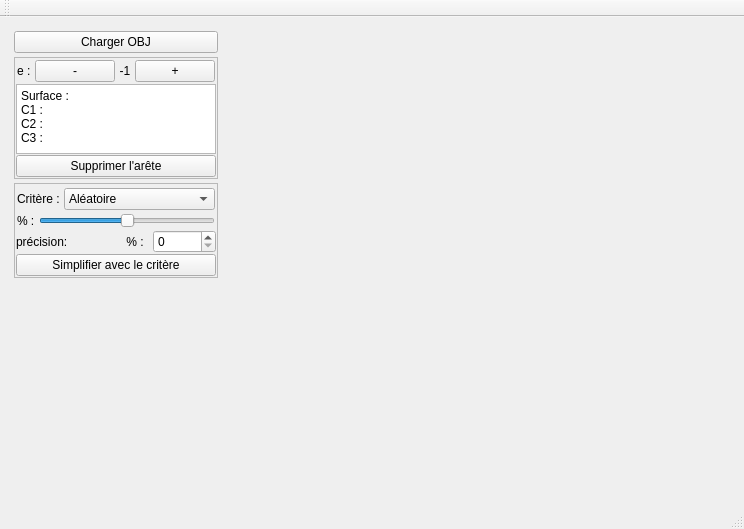
<?xml version="1.0" encoding="UTF-8"?>
<ui version="4.0">
 <class>MainWindow</class>
 <widget class="QMainWindow" name="MainWindow">
  <property name="geometry">
   <rect>
    <x>0</x>
    <y>0</y>
    <width>744</width>
    <height>529</height>
   </rect>
  </property>
  <property name="windowTitle">
   <string>MainWindow</string>
  </property>
  <widget class="QWidget" name="centralWidget">
   <layout class="QHBoxLayout" name="horizontalLayout">
    <item>
     <widget class="QWidget" name="widget_2" native="true">
      <property name="sizePolicy">
       <sizepolicy hsizetype="Maximum" vsizetype="Preferred">
        <horstretch>150</horstretch>
        <verstretch>0</verstretch>
       </sizepolicy>
      </property>
      <property name="minimumSize">
       <size>
        <width>150</width>
        <height>0</height>
       </size>
      </property>
      <layout class="QVBoxLayout" name="verticalLayout">
       <property name="spacing">
        <number>4</number>
       </property>
       <property name="leftMargin">
        <number>3</number>
       </property>
       <property name="topMargin">
        <number>3</number>
       </property>
       <property name="rightMargin">
        <number>3</number>
       </property>
       <property name="bottomMargin">
        <number>3</number>
       </property>
       <item>
        <widget class="QPushButton" name="pushButton_chargement">
         <property name="minimumSize">
          <size>
           <width>200</width>
           <height>0</height>
          </size>
         </property>
         <property name="text">
          <string>Charger OBJ</string>
         </property>
        </widget>
       </item>
       <item>
        <widget class="QFrame" name="frame">
         <property name="frameShape">
          <enum>QFrame::StyledPanel</enum>
         </property>
         <property name="frameShadow">
          <enum>QFrame::Raised</enum>
         </property>
         <layout class="QVBoxLayout" name="verticalLayout_3">
          <property name="spacing">
           <number>1</number>
          </property>
          <property name="leftMargin">
           <number>1</number>
          </property>
          <property name="topMargin">
           <number>1</number>
          </property>
          <property name="rightMargin">
           <number>1</number>
          </property>
          <property name="bottomMargin">
           <number>1</number>
          </property>
          <item>
           <widget class="QWidget" name="widget_3" native="true">
            <property name="sizePolicy">
             <sizepolicy hsizetype="Preferred" vsizetype="Preferred">
              <horstretch>0</horstretch>
              <verstretch>0</verstretch>
             </sizepolicy>
            </property>
            <layout class="QHBoxLayout" name="horizontalLayout_3">
             <property name="spacing">
              <number>1</number>
             </property>
             <property name="leftMargin">
              <number>1</number>
             </property>
             <property name="topMargin">
              <number>1</number>
             </property>
             <property name="rightMargin">
              <number>1</number>
             </property>
             <property name="bottomMargin">
              <number>1</number>
             </property>
             <item>
              <widget class="QLabel" name="label_5">
               <property name="sizePolicy">
                <sizepolicy hsizetype="Maximum" vsizetype="Preferred">
                 <horstretch>0</horstretch>
                 <verstretch>0</verstretch>
                </sizepolicy>
               </property>
               <property name="text">
                <string>e : </string>
               </property>
              </widget>
             </item>
             <item>
              <widget class="QPushButton" name="pushButton_edgeMoins">
               <property name="sizePolicy">
                <sizepolicy hsizetype="Preferred" vsizetype="Fixed">
                 <horstretch>0</horstretch>
                 <verstretch>0</verstretch>
                </sizepolicy>
               </property>
               <property name="text">
                <string>-</string>
               </property>
              </widget>
             </item>
             <item>
              <widget class="QLabel" name="labelEdge">
               <property name="sizePolicy">
                <sizepolicy hsizetype="Preferred" vsizetype="Preferred">
                 <horstretch>0</horstretch>
                 <verstretch>0</verstretch>
                </sizepolicy>
               </property>
               <property name="text">
                <string>-1</string>
               </property>
               <property name="alignment">
                <set>Qt::AlignCenter</set>
               </property>
              </widget>
             </item>
             <item>
              <widget class="QPushButton" name="pushButton_edgePlus">
               <property name="sizePolicy">
                <sizepolicy hsizetype="Preferred" vsizetype="Fixed">
                 <horstretch>0</horstretch>
                 <verstretch>0</verstretch>
                </sizepolicy>
               </property>
               <property name="minimumSize">
                <size>
                 <width>10</width>
                 <height>0</height>
                </size>
               </property>
               <property name="text">
                <string>+</string>
               </property>
              </widget>
             </item>
            </layout>
           </widget>
          </item>
          <item>
           <widget class="QPlainTextEdit" name="infoEdgeSelection">
            <property name="sizePolicy">
             <sizepolicy hsizetype="Expanding" vsizetype="Maximum">
              <horstretch>0</horstretch>
              <verstretch>0</verstretch>
             </sizepolicy>
            </property>
            <property name="maximumSize">
             <size>
              <width>200</width>
              <height>70</height>
             </size>
            </property>
            <property name="styleSheet">
             <string notr="true">font: 11pt &quot;Lucida Console&quot;;</string>
            </property>
            <property name="plainText">
             <string>Surface :
C1 : 
C2 : 
C3 :</string>
            </property>
           </widget>
          </item>
          <item>
           <widget class="QPushButton" name="pushButton_delSelEdge">
            <property name="text">
             <string>Supprimer l'arête</string>
            </property>
           </widget>
          </item>
         </layout>
        </widget>
       </item>
       <item>
        <widget class="QFrame" name="frame_2">
         <property name="frameShape">
          <enum>QFrame::StyledPanel</enum>
         </property>
         <property name="frameShadow">
          <enum>QFrame::Raised</enum>
         </property>
         <layout class="QVBoxLayout" name="verticalLayout_2">
          <property name="spacing">
           <number>1</number>
          </property>
          <property name="leftMargin">
           <number>1</number>
          </property>
          <property name="topMargin">
           <number>3</number>
          </property>
          <property name="rightMargin">
           <number>1</number>
          </property>
          <property name="bottomMargin">
           <number>1</number>
          </property>
          <item>
           <widget class="QWidget" name="widget" native="true">
            <layout class="QHBoxLayout" name="horizontalLayout_2">
             <property name="spacing">
              <number>1</number>
             </property>
             <property name="leftMargin">
              <number>1</number>
             </property>
             <property name="topMargin">
              <number>1</number>
             </property>
             <property name="rightMargin">
              <number>1</number>
             </property>
             <property name="bottomMargin">
              <number>1</number>
             </property>
             <item>
              <widget class="QLabel" name="label">
               <property name="sizePolicy">
                <sizepolicy hsizetype="Maximum" vsizetype="Maximum">
                 <horstretch>0</horstretch>
                 <verstretch>0</verstretch>
                </sizepolicy>
               </property>
               <property name="text">
                <string>Critère : </string>
               </property>
              </widget>
             </item>
             <item>
              <widget class="QComboBox" name="comboBox">
               <item>
                <property name="text">
                 <string>Aléatoire</string>
                </property>
               </item>
               <item>
                <property name="text">
                 <string>Par taille</string>
                </property>
               </item>
               <item>
                <property name="text">
                 <string>Par angle</string>
                </property>
               </item>
               <item>
                <property name="text">
                 <string>Par planéité</string>
                </property>
               </item>
              </widget>
             </item>
            </layout>
           </widget>
          </item>
          <item>
           <widget class="QWidget" name="widget_4" native="true">
            <layout class="QHBoxLayout" name="horizontalLayout_4">
             <property name="spacing">
              <number>1</number>
             </property>
             <property name="leftMargin">
              <number>1</number>
             </property>
             <property name="topMargin">
              <number>1</number>
             </property>
             <property name="rightMargin">
              <number>1</number>
             </property>
             <property name="bottomMargin">
              <number>1</number>
             </property>
             <item>
              <widget class="QLabel" name="label_2">
               <property name="text">
                <string>% : </string>
               </property>
              </widget>
             </item>
             <item>
              <widget class="QSlider" name="horizontalSlider">
               <property name="minimum">
                <number>1</number>
               </property>
               <property name="value">
                <number>50</number>
               </property>
               <property name="orientation">
                <enum>Qt::Horizontal</enum>
               </property>
              </widget>
             </item>
            </layout>
           </widget>
          </item>
          <item>
           <layout class="QHBoxLayout" name="horizontalLayout_5">
            <item>
             <widget class="QLabel" name="label_3">
              <property name="text">
               <string>précision:</string>
              </property>
             </widget>
            </item>
            <item>
             <widget class="QLabel" name="label_4">
              <property name="text">
               <string>% : </string>
              </property>
              <property name="alignment">
               <set>Qt::AlignRight|Qt::AlignTrailing|Qt::AlignVCenter</set>
              </property>
             </widget>
            </item>
            <item>
             <widget class="QSpinBox" name="spinBoxPrecision">
              <property name="maximum">
               <number>100</number>
              </property>
             </widget>
            </item>
           </layout>
          </item>
          <item>
           <widget class="QPushButton" name="pushButton_decimate">
            <property name="text">
             <string>Simplifier avec le critère</string>
            </property>
           </widget>
          </item>
         </layout>
        </widget>
       </item>
       <item>
        <spacer name="verticalSpacer">
         <property name="orientation">
          <enum>Qt::Vertical</enum>
         </property>
         <property name="sizeHint" stdset="0">
          <size>
           <width>20</width>
           <height>40</height>
          </size>
         </property>
        </spacer>
       </item>
      </layout>
     </widget>
    </item>
    <item>
     <widget class="MeshViewerWidget" name="displayWidget" native="true"/>
    </item>
   </layout>
  </widget>
  <widget class="QMenuBar" name="menuBar">
   <property name="geometry">
    <rect>
     <x>0</x>
     <y>0</y>
     <width>744</width>
     <height>22</height>
    </rect>
   </property>
  </widget>
  <widget class="QToolBar" name="mainToolBar">
   <attribute name="toolBarArea">
    <enum>TopToolBarArea</enum>
   </attribute>
   <attribute name="toolBarBreak">
    <bool>false</bool>
   </attribute>
  </widget>
  <widget class="QStatusBar" name="statusBar"/>
 </widget>
 <layoutdefault spacing="6" margin="11"/>
 <customwidgets>
  <customwidget>
   <class>MeshViewerWidget</class>
   <extends>QWidget</extends>
   <header location="global">meshviewerwidget.h</header>
   <container>1</container>
  </customwidget>
 </customwidgets>
 <resources/>
 <connections/>
</ui>
